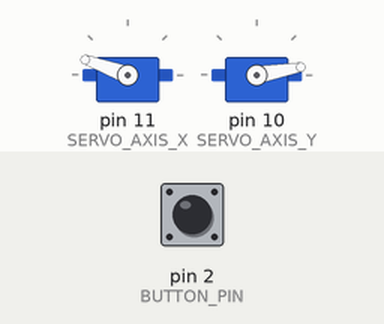
This program was run on a simulated Arduino Uno, built with avr-gcc and run on an emulated ATmega328P. Parts: 2 × servo. Inputs (shaded band) come from the test bench; at power-on: pin 2 (BUTTON_PIN) HIGH.

Above: at 1.2 s.
1.3 s: pin 2 (BUTTON_PIN) pulled LOW for 0.15 s
At 2.6 s:
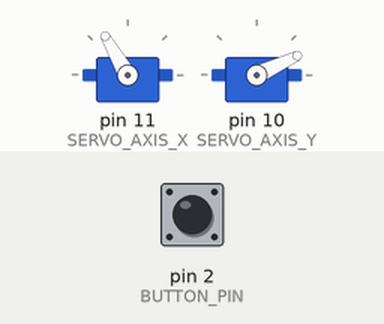
2.9 s: pin 2 (BUTTON_PIN) pulled LOW for 1 s
At 5.1 s:
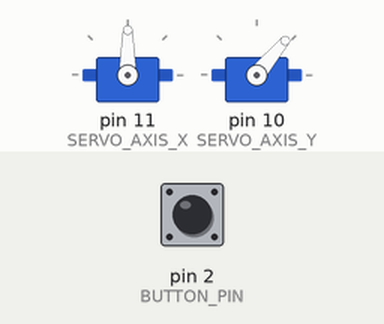
5.4 s: pin 2 (BUTTON_PIN) pulled LOW for 0.15 s
At 6.0 s:
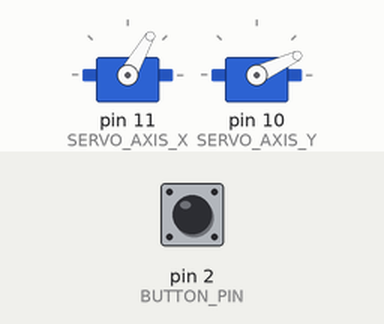
7.0 s: pin 2 (BUTTON_PIN) pulled LOW for 3.2 s
At 11.5 s:
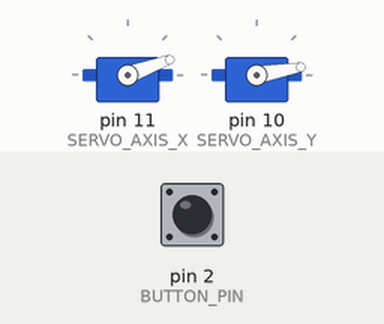
Timing chart, 0 to 12.7 s (numbered marks = the images above; inputs shaded):
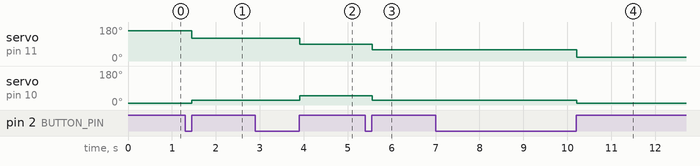

Measured:
- after the input at 1.3 s, servo on pin 11 (SERVO_AXIS_X): 160° → 120° after 0.15 s; servo on pin 10 (SERVO_AXIS_Y): 10° → 25° after 0.15 s
- after the input at 2.9 s, servo on pin 11 (SERVO_AXIS_X): 120° → 90° after 1.0 s; servo on pin 10 (SERVO_AXIS_Y): 25° → 50° after 1.0 s
- after the input at 5.4 s, servo on pin 11 (SERVO_AXIS_X): 90° → 60° after 0.16 s; servo on pin 10 (SERVO_AXIS_Y): 50° → 25° after 0.16 s
- after the input at 7.0 s, servo on pin 11 (SERVO_AXIS_X): 60° → 20° after 3.2 s; servo on pin 10 (SERVO_AXIS_Y): 25° → 10° after 3.2 s

The program:

main.cpp
```cpp
#include <Arduino.h>
#include <Servo.h>

// Altitudes and Azimuths given in the project specifications, 1st value: altitude, 2nd value: azimtuh
int servoCoordinates[5][2] = {{10, 160}, {25, 120}, {50, 90}, {25, 60}, {10, 20}}; // For azimuth: 0 = 90, 180 = -90 n the Project Specifications to give the value directly to the servo; altitude values adjusted for servo error

// The servos are to be moved to the locations given in the project specifications
// The servos are controlled by a PWM signal, which is generated by the ESP32

#define SERVO_AXIS_X 11
#define SERVO_AXIS_Y 10
#define BUTTON_PIN 2

Servo servoX;
Servo servoY;

void setup()
{
	servoX.attach(SERVO_AXIS_X);
	servoY.attach(SERVO_AXIS_Y);

	pinMode(BUTTON_PIN, INPUT_PULLUP);
}

void loop()
{
	// Move the servos to each of the positions
	for (auto &rows : servoCoordinates)
	{
		servoY.write(rows[0]); // Write altitude
		servoX.write(rows[1]); // Write azimuth

		//Move on button press
		// Wait, until the button is pressed
		while (digitalRead(BUTTON_PIN) == HIGH)
			delay(10);

		// Wait, until the button is released
		while (digitalRead(BUTTON_PIN) == LOW)
			delay(10);
	}
}
```
